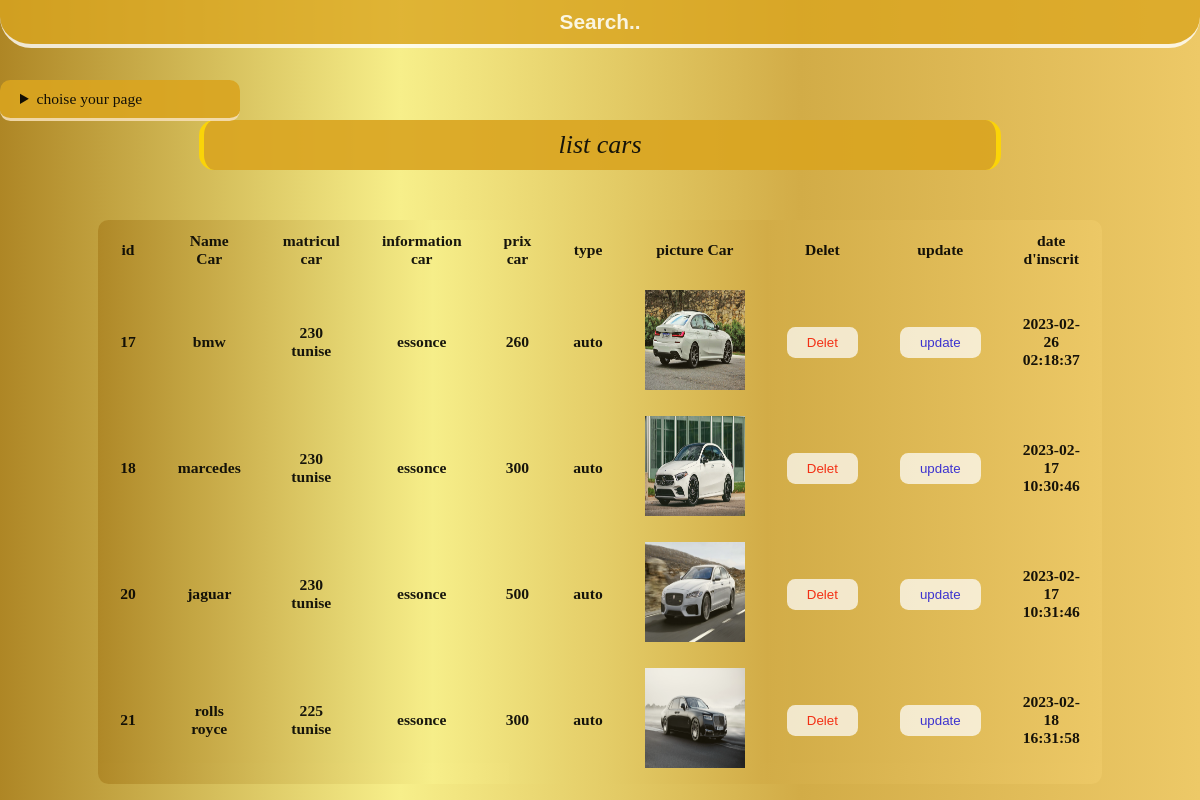
Screenshot of /vipcar/allcarsvip.php with the database file from the repository.
### tables this page shows
CREATE TABLE IF NOT EXISTS `vip` (
  `id` int(11) NOT NULL AUTO_INCREMENT,
  `name_Car` varchar(100) NOT NULL,
  `matricul_Car` varchar(200) NOT NULL,
  `info_Car` varchar(200) NOT NULL,
  `prix_Car` float NOT NULL,
  `type` varchar(100) NOT NULL,
  `pict_Car` varchar(200) NOT NULL,
  `date` timestamp NOT NULL DEFAULT CURRENT_TIMESTAMP ON UPDATE CURRENT_TIMESTAMP,
  PRIMARY KEY (`id`)
);

### vipcar/allcarsvip.php (the view, shortened to what this page needs)
<!DOCTYPE html>
<html lang="en">
<head>
    <link type="text/css" rel="stylesheet" href="allcars.css">
</head>
<body>
<input id="myInput" type="text" placeholder="Search..">
<details class="goldenrod">
        <summary>choise your page </summary>
       </details>
        <table border="1" id="em">
            <caption>list cars</caption>
            <tr>
                <th>id</th>
                <th>Name Car</th>
                <th>matricul car</th>
                <th>information car</th>
                <th>prix car</th>
                <th>type</th>
                <th>picture Car</th>
                <th>Delet</th>
                <th>update</th>
                <th>date d'inscrit</th>
            </tr>
            <?php
            $req = 'SELECT * FROM vip ';
            $envoi = @mysql_query($req);
            while ($row = @mysql_fetch_array($envoi)) { ?>
<tr>
                <th class="th2"><?php echo strip_tags($row['id']); ?>   </th>
                <th class="th2"><?php echo strip_tags($row['name_Car']); ?></th>
                <th class="th2"><?php echo strip_tags($row['matricul_Car']); ?></th>
                <th class="th2"><?php echo strip_tags($row['info_Car']); ?></th>
                <th class="th2"><?php echo strip_tags($row['prix_Car']); ?></th>
                <th class="th2"><?php echo strip_tags($row['type']); ?></th>
                <th class="th2">   <img src="imgcar/<?php echo strip_tags($row['pict_Car']); ?> " alt="" width="100px" height="100px">         </th>
                <th><a href="deletcarvip.php?delet=<?php echo strip_tags($row['id']); ?>">
              <input type="submit" value="Delet"> </a>
            </th>
            <th><a href="updatevipcar.php?update=<?php echo strip_tags($row['id']); ?>">
              <input class='walid' type="submit" value="update"> </a>
            </th>
                <th class="th2"><?php echo strip_tags($row['date']); ?></th>
                </tr>
                    <?php }
            ?>
            </table>
</body>
</html>

### vipcar/allcars.css (style rules this page uses)
*, *::before , *::after { padding: 0;margin: 0;outline: none ; box-sizing: border-box; text-decoration: none; }
body { background:linear-gradient(90deg , #AE8625, #f7EF8A , #D2Ac47 , #EDC967); }
html { font-size: 65.0%; }
#myInput { position:fixed; top:0; right:0; left: 0; border:none; padding:10px 10px; text-align:center; font-weight:bold; font-size:1.5rem; border-bottom-left-radius: 3rem; border-bottom-right-radius: 3rem; background:goldenrod; opacity: 0.8; border-bottom: 4px solid white; z-index: 200; color: white;font-size: 2rem; }
#myInput::placeholder { color:white;font-size: 2rem; }
details { background:linear-gradient(90deg , #AE8625, #f7EF8A , #D2Ac47 , #EDC967); cursor: pointer; display: flex; background:goldenrod; opacity: 0.9; color: black; position: fixed;left:0; top:10%;border-radius: 1rem; border-bottom: 3px solid wheat; z-index: 100; width: 20%; text-align: center; }
summary { list-style-type:disclosure-closed; padding: 10px 20px; font-size: 1.5rem; }
table { width: 50%; background:linear-gradient(90deg , #AE8625, #f7EF8A , #D2Ac47 , #EDC967); margin: auto; margin-top: 10%; opacity: 0.9; border: none; border-radius: 1rem; }
table caption { font-size: 2.5rem; font-style: oblique; font-weight:100; background:goldenrod; border-radius: 1.5rem; padding: 10px; border-left: 5px solid gold; border-right: 5px solid gold; width: 80%; margin: auto; margin-bottom: 5%; }
table th { padding: 10px 20px; font-weight:bold; font-size: 1.5rem; border: none; }
th input { border: none; padding: 8px 20px; background-color: #fff; color: red; cursor: pointer; transition: all 0.5s linear; border-radius: 0.8rem; opacity: 0.8; }
th input.walid { color: blue; }

### rows the page displays
vip: id "17", name_Car "bmw", matricul_Car "230 tunise", info_Car "essonce", prix_Car "260", type "auto", pict_Car (picture), date "2023-02-26 02:18:37"
vip: id "18", name_Car "marcedes", matricul_Car "230 tunise", info_Car "essonce", prix_Car "300", type "auto", pict_Car (picture), date "2023-02-17 10:30:46"
vip: id "20", name_Car "jaguar", matricul_Car "230 tunise", info_Car "essonce", prix_Car "500", type "auto", pict_Car (picture), date "2023-02-17 10:31:46"
vip: id "21", name_Car "rolls royce", matricul_Car "225 tunise", info_Car "essonce", prix_Car "300", type "auto", pict_Car (picture), date "2023-02-18 16:31:58"
